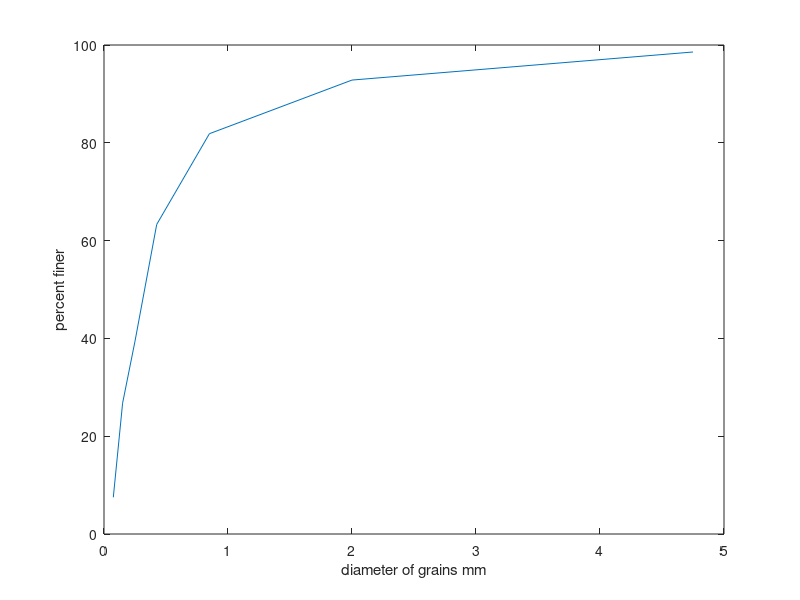

Recreate this plot in MATLAB.
x=[4.75 2 0.85 0.425 0.25 0.15 0.075];
y=[98.57 92.83 81.86 63.3 39.43 26.76 7.5];
plot(x,y)
xlabel('diameter of grains mm');
ylabel('percent finer');